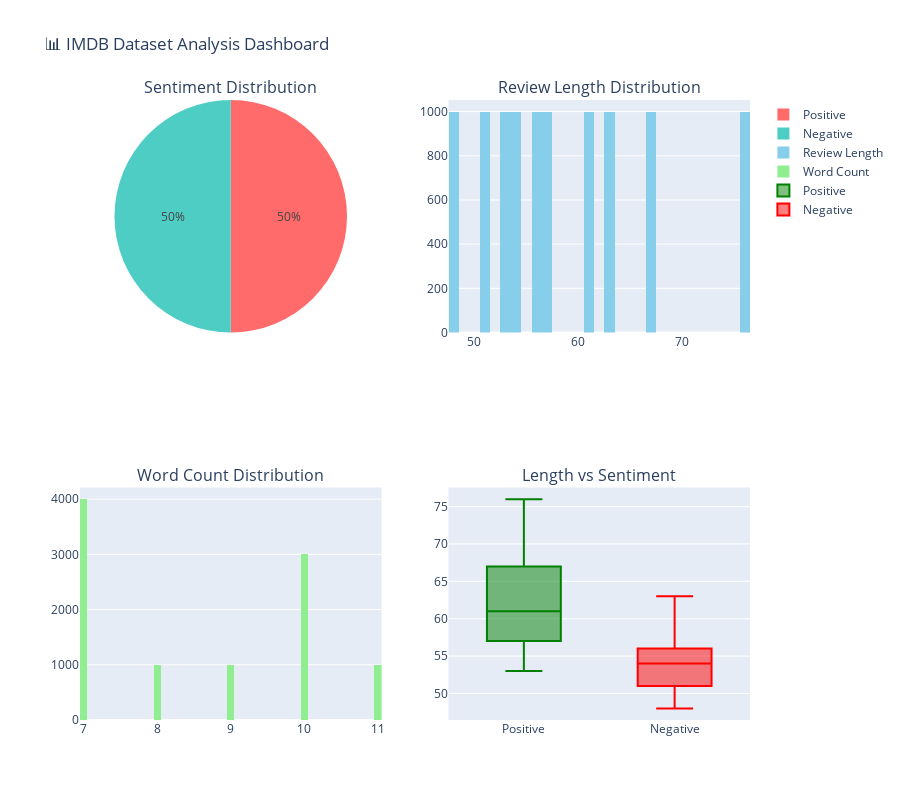
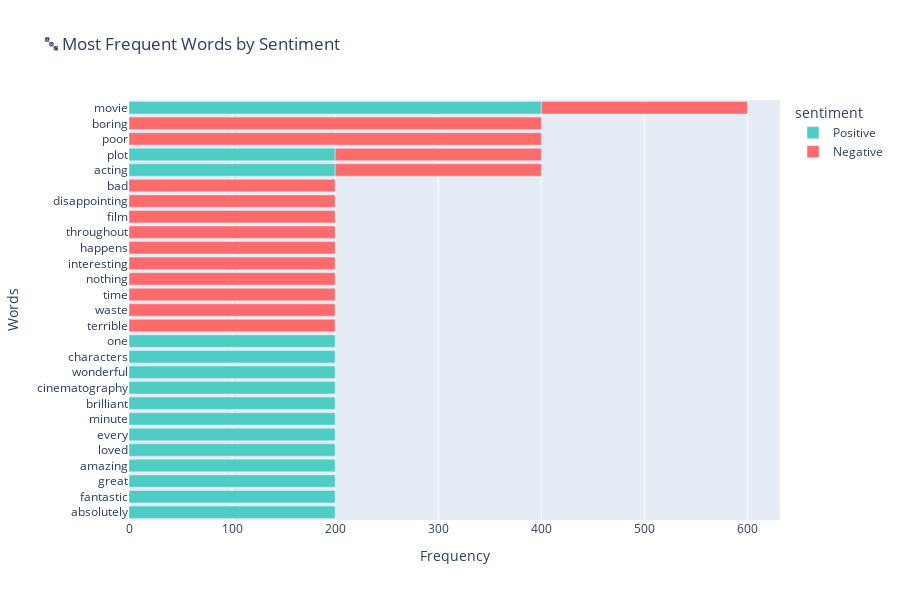

Notebook source saved alongside these figures, in order:
### Code cell
# 📊 Comprehensive Exploratory Data Analysis

print("📊 IMDB DATASET - EXPLORATORY DATA ANALYSIS")
print("=" * 60)

# 1. Sentiment Distribution
fig = make_subplots(
    rows=2, cols=2,
    subplot_titles=('Sentiment Distribution', 'Review Length Distribution', 
                    'Word Count Distribution', 'Length vs Sentiment'),
    specs=[[{"type": "pie"}, {"type": "histogram"}],
           [{"type": "histogram"}, {"type": "box"}]]
)

# Pie chart for sentiment distribution
sentiment_counts = df['sentiment_label'].value_counts()
fig.add_trace(
    go.Pie(labels=sentiment_counts.index, values=sentiment_counts.values,
           name="Sentiment", marker_colors=['#ff6b6b', '#4ecdc4']),
    row=1, col=1
)

# Histogram for review length
fig.add_trace(
    go.Histogram(x=df['review_length'], nbinsx=50, name="Review Length",
                marker_color='skyblue'),
    row=1, col=2
)

# Histogram for word count
fig.add_trace(
    go.Histogram(x=df['word_count'], nbinsx=50, name="Word Count",
                marker_color='lightgreen'),
    row=2, col=1
)

# Box plot for length vs sentiment
for sentiment in ['Positive', 'Negative']:
    sentiment_data = df[df['sentiment_label'] == sentiment]['review_length']
    fig.add_trace(
        go.Box(y=sentiment_data, name=sentiment, 
               marker_color='red' if sentiment == 'Negative' else 'green'),
        row=2, col=2
    )

fig.update_layout(height=800, title_text="📊 IMDB Dataset Analysis Dashboard")
fig.show()

# 2. Statistical Summary
print("\n📈 STATISTICAL SUMMARY")
print("-" * 30)
summary_stats = df.groupby('sentiment_label')[['review_length', 'word_count']].agg([
    'mean', 'median', 'std', 'min', 'max'
]).round(2)

print(summary_stats)

# 3. Top words analysis
from collections import Counter
import string

def get_word_frequencies(texts, sentiment_label, top_n=20):
    """Get most frequent words for a sentiment"""
    all_words = []
    stop_words = set(stopwords.words('english'))
    
    for text in texts:
        # Basic cleaning
        text = text.lower()
        text = ''.join([char for char in text if char not in string.punctuation])
        words = text.split()
        # Filter stopwords and short words
        words = [word for word in words if word not in stop_words and len(word) > 2]
        all_words.extend(words)
    
    return Counter(all_words).most_common(top_n)

# Get word frequencies by sentiment
pos_reviews = df[df['sentiment_label'] == 'Positive']['review'].tolist()
neg_reviews = df[df['sentiment_label'] == 'Negative']['review'].tolist()

print(f"\n🔤 MOST FREQUENT WORDS ANALYSIS")
print("-" * 40)

# Sample a subset for faster processing
sample_size = min(1000, len(pos_reviews))
pos_sample = pos_reviews[:sample_size]
neg_sample = neg_reviews[:sample_size]

pos_words = get_word_frequencies(pos_sample, 'Positive', 15)
neg_words = get_word_frequencies(neg_sample, 'Negative', 15)

print("🟢 Top words in POSITIVE reviews:")
for word, count in pos_words:
    print(f"  {word:<15} {count:>5}")

print("\n🔴 Top words in NEGATIVE reviews:")
for word, count in neg_words:
    print(f"  {word:<15} {count:>5}")

# 4. Create word frequency comparison chart
pos_words_df = pd.DataFrame(pos_words, columns=['word', 'frequency'])
pos_words_df['sentiment'] = 'Positive'

neg_words_df = pd.DataFrame(neg_words, columns=['word', 'frequency'])
neg_words_df['sentiment'] = 'Negative'

word_freq_df = pd.concat([pos_words_df, neg_words_df])

fig_words = px.bar(
    word_freq_df, 
    x='frequency', 
    y='word', 
    color='sentiment',
    orientation='h',
    title='🔤 Most Frequent Words by Sentiment',
    labels={'frequency': 'Frequency', 'word': 'Words'},
    color_discrete_map={'Positive': '#4ecdc4', 'Negative': '#ff6b6b'},
    height=600
)

fig_words.update_layout(yaxis={'categoryorder':'total ascending'})
fig_words.show()

print(f"\n✅ EDA Complete!")
print(f"📊 Key insights:")
print(f"  • Dataset is balanced: {sentiment_counts['Positive']} positive, {sentiment_counts['Negative']} negative")
print(f"  • Average review length: {df['review_length'].mean():.0f} characters")
print(f"  • Average word count: {df['word_count'].mean():.0f} words")
print(f"  • Ready for preprocessing and model training!")

### Figure 1 — Plotly figure (JSON) as saved in the notebook; plotly's stock layout.template omitted (floating-point values rounded to 4 significant figures; data arrays with more than 128 entries replaced by an {"elided": "..."} marker saying what was removed)
{"data": [{"domain": {"x": [0, 0.45], "y": [0.625, 1]}, "labels": ["Positive", "Negative"], "marker": {"colors": ["#ff6b6b", "#4ecdc4"]}, "name": "Sentiment", "type": "pie", "values": [5000, 5000]}, {"marker": {"color": "skyblue"}, "name": "Review Length", "nbinsx": 50, "type": "histogram", "x": {"elided": "10000 int values"}, "xaxis": "x", "yaxis": "y"}, {"marker": {"color": "lightgreen"}, "name": "Word Count", "nbinsx": 50, "type": "histogram", "x": {"elided": "10000 int values"}, "xaxis": "x2", "yaxis": "y2"}, {"marker": {"color": "green"}, "name": "Positive", "type": "box", "xaxis": "x3", "y": {"elided": "5000 int values"}, "yaxis": "y3"}, {"marker": {"color": "red"}, "name": "Negative", "type": "box", "xaxis": "x3", "y": {"elided": "5000 int values"}, "yaxis": "y3"}], "layout": {"annotations": [{"font": {"size": 16}, "showarrow": false, "text": "Sentiment Distribution", "x": 0.225, "xanchor": "center", "xref": "paper", "y": 1, "yanchor": "bottom", "yref": "paper"}, {"font": {"size": 16}, "showarrow": false, "text": "Review Length Distribution", "x": 0.775, "xanchor": "center", "xref": "paper", "y": 1, "yanchor": "bottom", "yref": "paper"}, {"font": {"size": 16}, "showarrow": false, "text": "Word Count Distribution", "x": 0.225, "xanchor": "center", "xref": "paper", "y": 0.375, "yanchor": "bottom", "yref": "paper"}, {"font": {"size": 16}, "showarrow": false, "text": "Length vs Sentiment", "x": 0.775, "xanchor": "center", "xref": "paper", "y": 0.375, "yanchor": "bottom", "yref": "paper"}], "height": 800, "title": {"text": "📊 IMDB Dataset Analysis Dashboard"}, "xaxis": {"anchor": "y", "domain": [0.55, 1]}, "xaxis2": {"anchor": "y2", "domain": [0, 0.45]}, "xaxis3": {"anchor": "y3", "domain": [0.55, 1]}, "yaxis": {"anchor": "x", "domain": [0.625, 1]}, "yaxis2": {"anchor": "x2", "domain": [0, 0.375]}, "yaxis3": {"anchor": "x3", "domain": [0, 0.375]}}}

### Figure 2 — Plotly figure (JSON) as saved in the notebook; plotly's stock layout.template omitted (floating-point values rounded to 4 significant figures)
{"data": [{"hovertemplate": "sentiment=Positive<br>Frequency=%{x}<br>Words=%{y}<extra></extra>", "legendgroup": "Positive", "marker": {"color": "#4ecdc4", "pattern": {"shape": ""}}, "name": "Positive", "orientation": "h", "showlegend": true, "textposition": "auto", "type": "bar", "x": [400, 200, 200, 200, 200, 200, 200, 200, 200, 200, 200, 200, 200, 200, 200], "xaxis": "x", "y": ["movie", "absolutely", "fantastic", "great", "acting", "amazing", "plot", "loved", "every", "minute", "brilliant", "cinematography", "wonderful", "characters", "one"], "yaxis": "y"}, {"hovertemplate": "sentiment=Negative<br>Frequency=%{x}<br>Words=%{y}<extra></extra>", "legendgroup": "Negative", "marker": {"color": "#ff6b6b", "pattern": {"shape": ""}}, "name": "Negative", "orientation": "h", "showlegend": true, "textposition": "auto", "type": "bar", "x": [400, 400, 200, 200, 200, 200, 200, 200, 200, 200, 200, 200, 200, 200, 200], "xaxis": "x", "y": ["poor", "boring", "terrible", "movie", "acting", "plot", "waste", "time", "nothing", "interesting", "happens", "throughout", "film", "disappointing", "bad"], "yaxis": "y"}], "layout": {"barmode": "relative", "height": 600, "legend": {"title": {"text": "sentiment"}, "tracegroupgap": 0}, "title": {"text": "🔤 Most Frequent Words by Sentiment"}, "xaxis": {"anchor": "y", "domain": [0, 1], "title": {"text": "Frequency"}}, "yaxis": {"anchor": "x", "categoryorder": "total ascending", "domain": [0, 1], "title": {"text": "Words"}}}}
